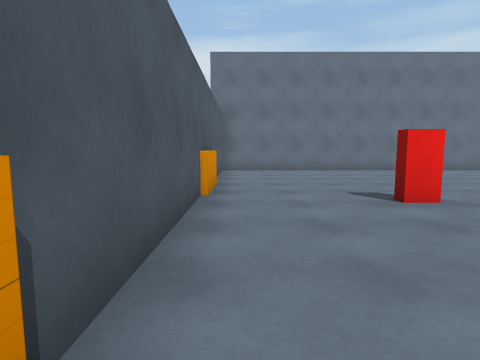
View 1 (above)

12 first-person views from a walk through a 3-D level made in the Unity game engine. The camera is 1.3 m above the floor, tilts 6° down and sees 80° across. The floor is counted in squares, 1.8 m on a side. Each view is taken from the middle of a square. On the plan, view 1 faces up. The plan holds only what a view shows up to about 10 squares ahead; the rest is blank. The place goes on beyond the plan. The player character is not drawn. Some surface patterns are stand-ins.

View 2
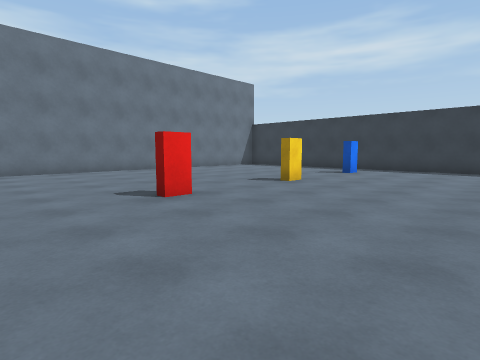

View 3
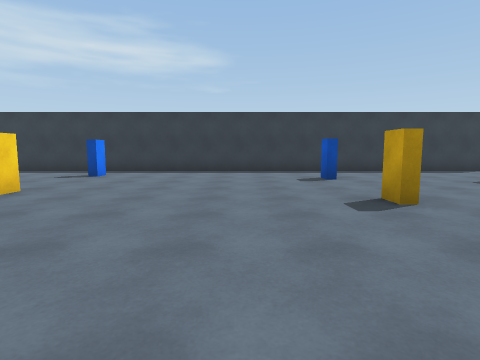

View 4
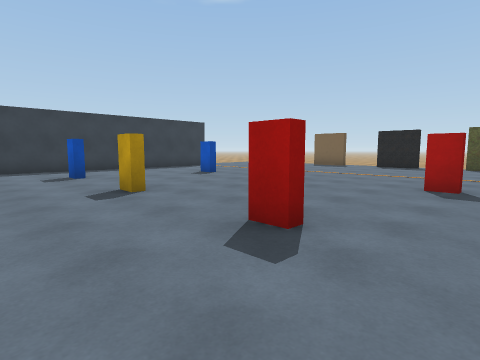

View 5
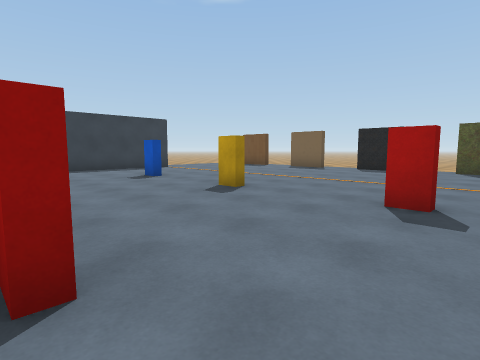

View 6
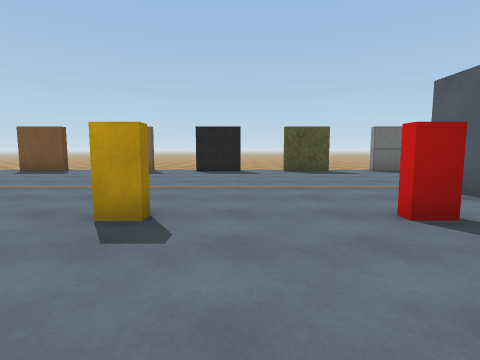

View 7
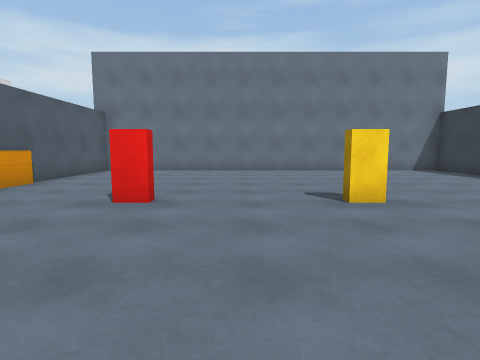

View 8
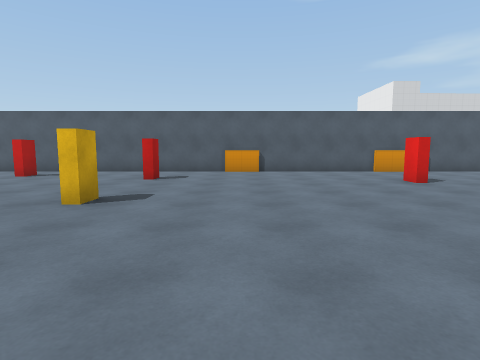

View 9
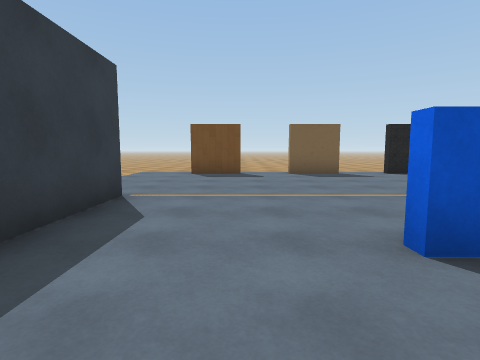

View 10
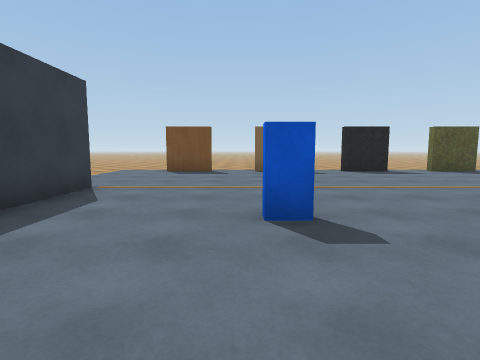

View 11
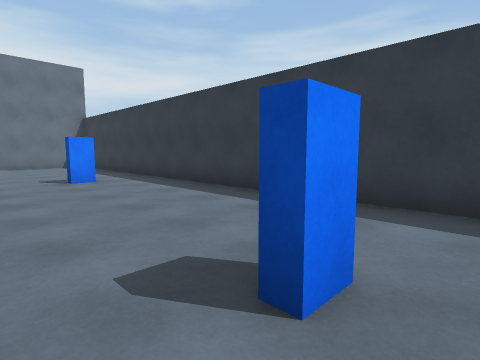

View 12
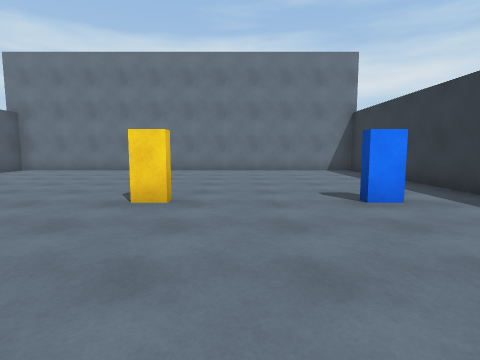

### Floor plan
Points are (right, up) in squares from view 1. A wall is a line through its corners. A room is listed if a view was taken in it or the views show most of it. See-through windows are left out.
Room 1 (views 1, 2, 3, 4, 5, 6, 7, 8, 9, 10, 11, 12)
walls: (4.6, -2.1) (5.2, -2.1); (7.9, -2.1) (8.5, -2.1); (1.4, -2.1) (2, -2.1); (8.6, -2.4) (8, -2.4); (3.9, -5.9) (4.5, -5.9); (6.1, 3.9) (5.5, 3.9); (2.9, 3.9) (2.2, 3.9); (7.1, -5.9) (7.8, -5.9); (0.6, -5.9) (1.2, -5.9); (9.4, 3.9) (8.8, 3.9); (-0.6, 4.5) (-0.6, -8.1); (10.9, -8.5) (10.9, 10) (-0.6, 10) (-0.6, 6.4); (5.9, -12.7) (7.5, -12.7); (2.9, -12.7) (4.5, -12.7); (8.9, -12.7) (10.5, -12.7); (-0.1, -12.7) (1.5, -12.7)
ways out: opening at (0.8, -10.5); opening at (2, -13); opening at (5, -13); opening at (8, -13); opening at (11, -11)
objects: other object (-2, 0) to (-1, 0); other object (-2, 5) to (-1, 6)

Positions as (right, up) in squares from view 1, and headings:
1: (0, 0), facing up
2: (0, 0), facing up-right
3: (1, 0), facing right
4: (0, 0), facing down-right
5: (0, -2), facing down-right
6: (3, -3), facing down
7: (4, 0), facing up
8: (9, 0), facing left
9: (9, -4), facing down
10: (8, -3), facing down
11: (7, -3), facing up-right
12: (7, 0), facing up
